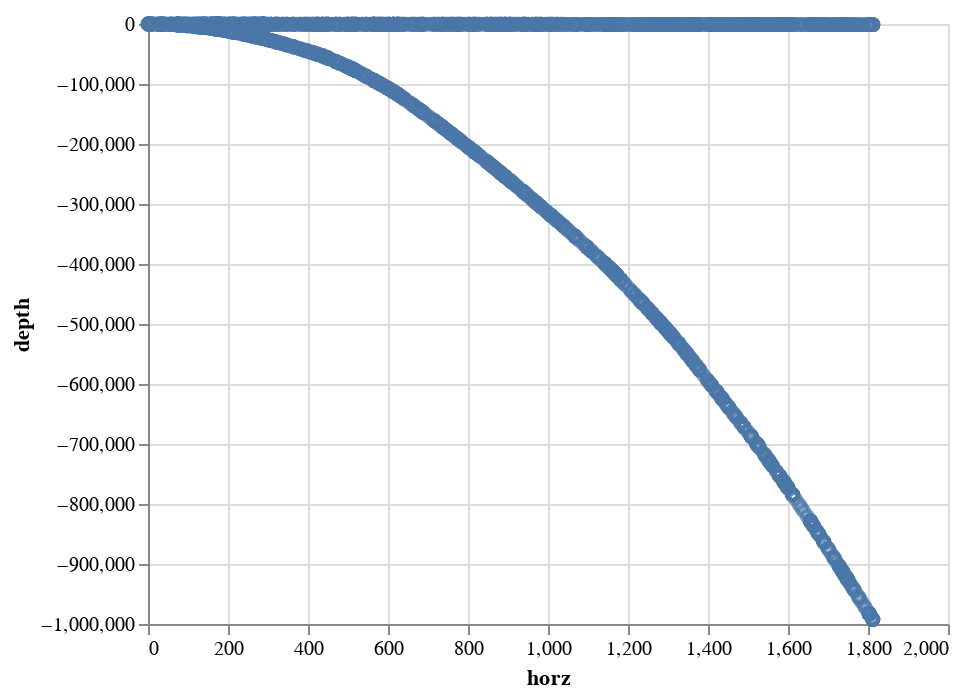

Source (notebook cell):
### Markdown cell above
Part 2, introduces a third value 'aim' that starts are 0.
- down X increases your aim by X units.
- up X decreases your aim by X units.
- forward X does two things:
  - increases your horizontal position by X units.
  - increases your depth by your aim multiplied by X.

Let's see how what that ends up with, and how it graphs

### Code cell
day2.part2()
d2df = pd.DataFrame(dict(horz=[x[0] for x in day2.positions], depth=[x[1] for x in day2.positions]))
chart2 = alt.Chart(d2df)
chart2.mark_point().encode(x='horz', y='depth')

### Figure 1 — Vega-Lite specification as saved in the notebook (floating-point values rounded to 4 significant figures; data arrays with more than 128 entries replaced by an {"elided": "..."} marker saying what was removed)
{"config": {"view": {"continuousWidth": 400, "continuousHeight": 300}}, "data": {"name": "data-6845ba2b6af77f83bfee09eb998d471e"}, "mark": "point", "encoding": {"x": {"field": "horz", "type": "quantitative"}, "y": {"field": "depth", "type": "quantitative"}}, "$schema": "https://vega.github.io/schema/vega-lite/v4.17.0.json", "datasets": {"data-6845ba2b6af77f83bfee09eb998d471e": {"elided": "2000 records"}}}
